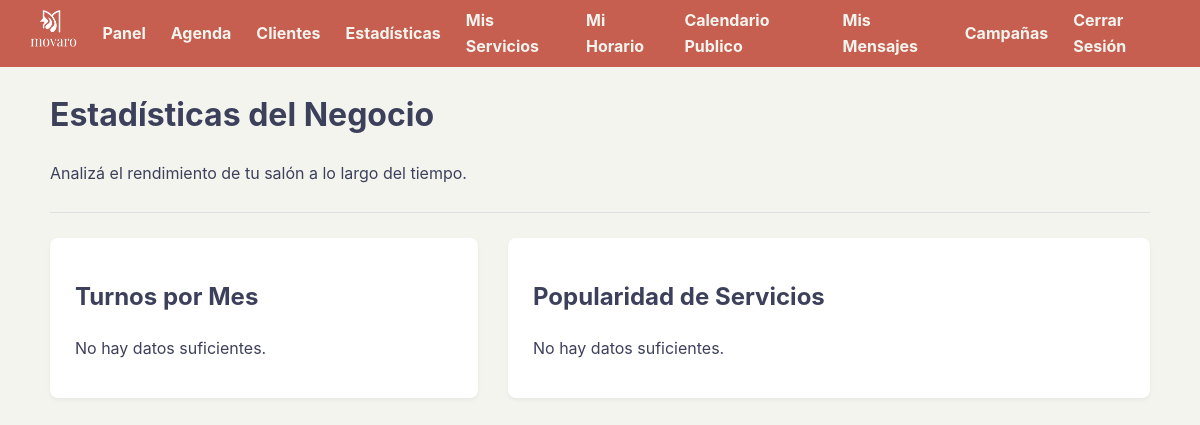
Before: /estadisticas (signed in) with the older database file.
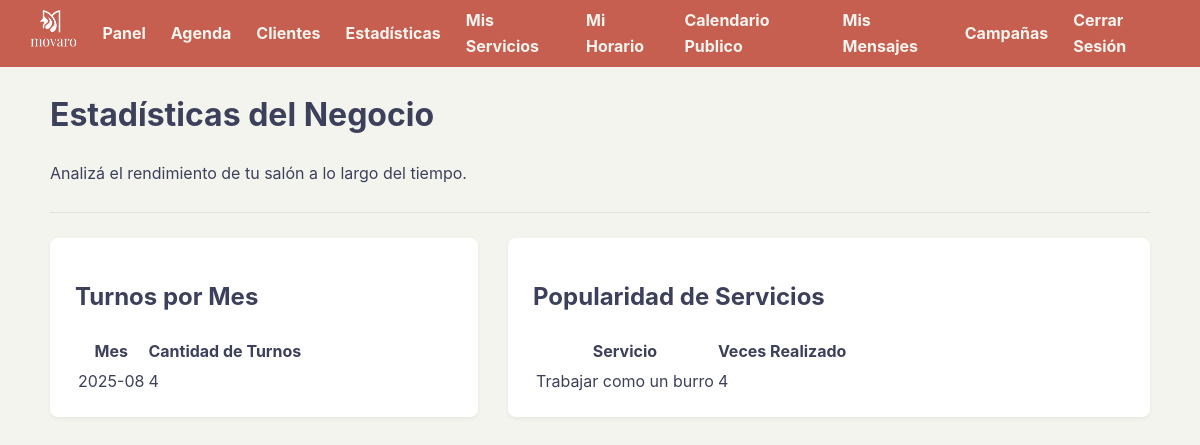
After: the same page with the newer database file.
### tables this page shows
CREATE TABLE turnos (
            id INTEGER PRIMARY KEY AUTOINCREMENT, usuario_id INTEGER NOT NULL,
            cliente_id INTEGER NOT NULL, servicio_id INTEGER NOT NULL,
            servicio_nombre TEXT NOT NULL, fecha TEXT NOT NULL,
            hora TEXT NOT NULL, foto_path TEXT,
            FOREIGN KEY (usuario_id) REFERENCES usuarios (id),
            FOREIGN KEY (cliente_id) REFERENCES clientes (id),
            FOREIGN KEY (servicio_id) REFERENCES servicios (id)
        );

### app.py (the view)
@app.route('/estadisticas')
def ver_estadisticas():
    if 'usuario_id' not in session: return redirect('/login')
    usuario_id_actual = session['usuario_id']
    conn = sqlite3.connect(DATABASE)
    conn.row_factory = sqlite3.Row
    cursor = conn.cursor()
    cursor.execute("SELECT fecha, servicio_nombre FROM turnos WHERE usuario_id = ?", (usuario_id_actual,))
    todos_los_turnos = cursor.fetchall()
    conn.close()
    turnos_por_mes = Counter(turno['fecha'][:7] for turno in todos_los_turnos)
    turnos_por_mes_ordenado = sorted(turnos_por_mes.items())
    contador_servicios = Counter(turno['servicio_nombre'] for turno in todos_los_turnos)
    servicios_populares = contador_servicios.most_common()
    return render_template('estadisticas.html', turnos_mes=turnos_por_mes_ordenado, servicios_pop=servicios_populares)

### templates/estadisticas.html (shortened to what this page needs)
{% extends "base.html" %}
{% block content %}
<h1>Estadísticas del Negocio</h1>
<p>Analizá el rendimiento de tu salón a lo largo del tiempo.</p>
<hr>
<div class="layout-container">
    <div class="layout-col-principal">
        <div class="card">
            <h2>Turnos por Mes</h2>
            {% if turnos_mes %}
                <table class="stats-table">
                    <thead>
                        <tr>
                            <th>Mes</th>
                            <th>Cantidad de Turnos</th>
                        </tr>
                    </thead>
                    <tbody>
                        {% for mes, cantidad in turnos_mes %}
                            <tr>
                                <td>{{ mes }}</td>
                                <td>{{ cantidad }}</td>
                            </tr>
                        {% endfor %}
                    </tbody>
                </table>
            {% else %}
                <p>No hay datos suficientes.</p>
            {% endif %}
        </div>
    </div>
    <div class="layout-col-lateral">
        <div class="card">
            <h2>Popularidad de Servicios</h2>
            {% if servicios_pop %}
                <table class="stats-table">
                    <thead>
                        <tr>
                            <th>Servicio</th>
                            <th>Veces Realizado</th>
                        </tr>
                    </thead>
                    <tbody>
                        {% for servicio, cantidad in servicios_pop %}
                            <tr>
                                <td>{{ servicio }}</td>
                                <td>{{ cantidad }}</td>
                            </tr>
                        {% endfor %}
                    </tbody>
                </table>
            {% else %}
                <p>No hay datos suficientes.</p>
            {% endif %}
        </div>
    </div>
</div>
{% endblock %}

Changed rows visible on the page:
added turnos: servicio_nombre "Trabajar como un burro", cantidad "4"
Other visible differences:
text no longer shown: "No hay datos suficientes. No hay datos suficientes."
text now shown: "Mes Cantidad de Turnos Servicio Veces Realizado"
new list line: "2025-08 4"
